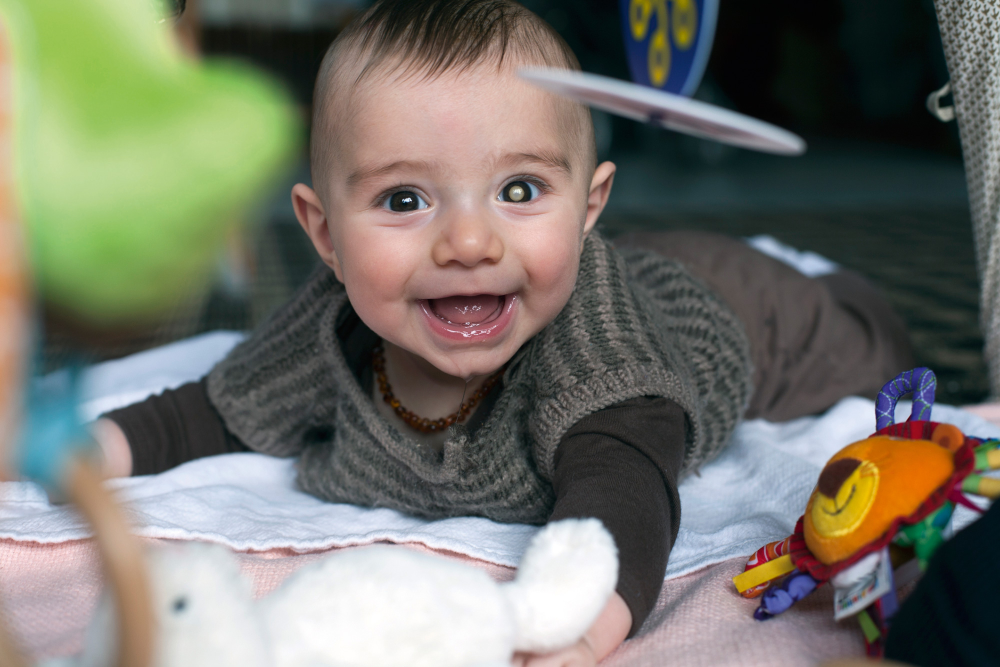
#> input picture img/3.jpg, 2000 x 1334 px, found by its file name (shown at 1/2 size)
$ python RetinaBlastomDetection.py
#> lines starting #> are read from the running program, lines starting #| are printed output that depends on the picture; after the words box and inside, x2 and y2 are one past the last pixel; in counts of white or black regions, pixels touching at a corner belong together

import numpy as np
import cv2
from math import hypot
import math
import imutils

img = cv2.imread('C:/Users/Humeyra/Desktop/imgs/3.jpg')
#> img is the input picture: shape (1334, 2000, 3); mean B, G, R 105.3, 115.7, 115.5
#face detection
try:
    face_cascade = cv2.CascadeClassifier(cv2.data.haarcascades + 'haarcascade_frontalface_default.xml')

    gray = cv2.cvtColor(img, cv2.COLOR_BGR2GRAY)
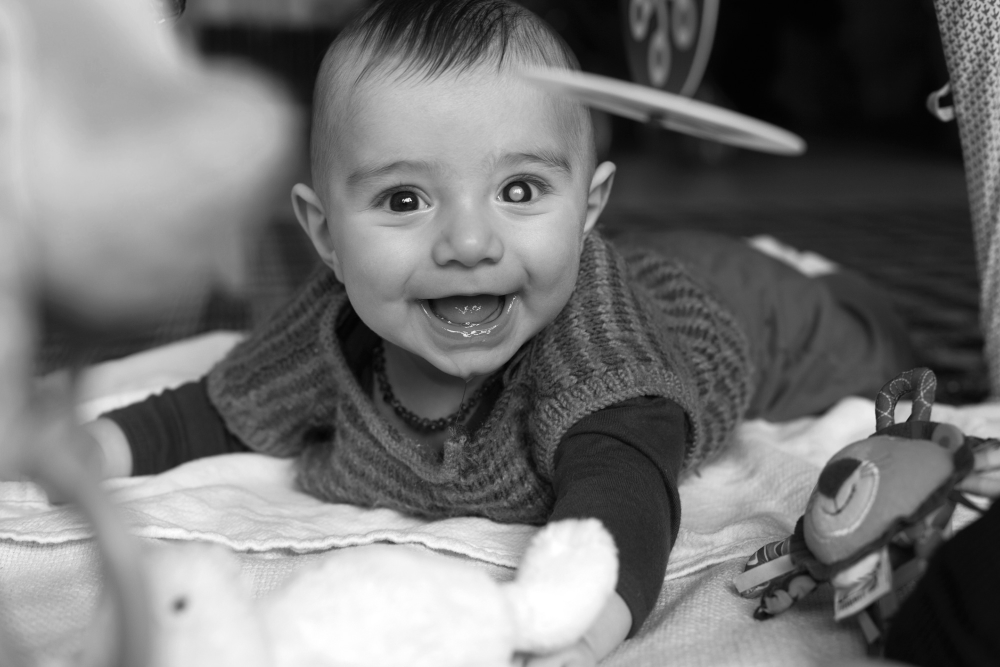
#> gray: shape (1334, 2000) (shown at 1/2 size); min 2, max 255, mean 114.4
    faces = face_cascade.detectMultiScale(gray, 1.3, 5)
#> faces = [[608, 119, 651, 651]]
    for (x,y,w,h) in faces:
        roi_gray = gray[y:y+h, x:x+w]
        roi_color = img[y:y+h, x:x+w]
#> this loop made 1 pass


    rect = cv2.rectangle(img,(x,y),(x+w,y+h),(255,0,0),2)
    imgcr = cv2.resize(img[y:y+h, x:x+w],(150,150),interpolation = cv2.INTER_AREA)

except NameError:
    print("Can not detect the face try another photo")
    exit()


cv2.imshow("croped", imgcr)
cv2.imwrite("C:/Users/Humeyra/Desktop/croped.jpg",imgcr)
#rgb maske

rgb_maske = imgcr.copy()
b, g, r = imgcr[:,:,0], imgcr[:,:,1], imgcr[:,:,2]
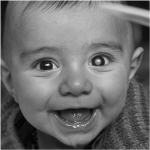
#> b: shape (150, 150); min 3, max 232, mean 111.2
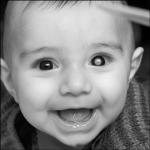
#> r: shape (150, 150); min 0, max 240, mean 138.6
_,treshb = cv2.threshold(b,127,255,cv2.THRESH_BINARY_INV)
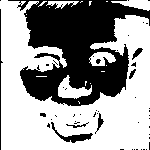
#> treshb: shape (150, 150); 60.9% white; 50 black regions (42 under 20 px), largest, box (x1, y1, x2, y2) and area: (8, 0, 150, 106) 8115, (51, 122, 93, 143) 216, (0, 9, 3, 150) 144
cv2.imshow('maske',treshb)
cv2.waitKey(0)

_,treshg = cv2.threshold(g,130,255,cv2.THRESH_BINARY_INV)
#> treshg: shape (150, 150); 58.1% white; 29 black regions (20 under 20 px), largest, box (x1, y1, x2, y2) and area: (17, 1, 150, 107) 8605, (45, 113, 105, 144) 427, (16, 1, 29, 15) 91
cv2.imshow('maske',treshg)
cv2.waitKey(0)

_,treshr = cv2.threshold(r,130,255,cv2.THRESH_BINARY_INV)
#> treshr: shape (150, 150); 38.3% white; 19 white regions (12 under 20 px), largest, box (x1, y1, x2, y2) and area: (0, 0, 150, 150) 7469, (47, 103, 104, 123) 499, (31, 57, 58, 71) 238
cv2.imshow('maske',treshr)
cv2.waitKey(0)

rg = cv2.bitwise_and(treshg,treshg,mask=treshr)
#> rg: shape (150, 150); 38.1% white; 19 white regions (12 under 20 px), largest, box (x1, y1, x2, y2) and area: (0, 0, 150, 150) 7455, (47, 103, 104, 123) 499, (31, 57, 58, 71) 235
rgb = cv2.bitwise_and(rg,rg,mask=treshb)
#> rgb: shape (150, 150); 36.7% white; 27 white regions (18 under 20 px), largest, box (x1, y1, x2, y2) and area: (0, 0, 150, 150) 6826, (47, 103, 104, 123) 499, (31, 57, 58, 71) 229

kernel = cv2.getStructuringElement(cv2.MORPH_ELLIPSE,(2,2)) #se

dilated_rgb = cv2.dilate(rgb,kernel)
#> dilated_rgb: shape (150, 150); 39.9% white; 17 white regions (7 under 20 px), largest, box (x1, y1, x2, y2) and area: (0, 0, 150, 150) 7292, (47, 98, 106, 124) 618, (31, 57, 59, 72) 284
cv2.imshow('dilated rgb',dilated_rgb)
cv2.waitKey(0)
cv2.imwrite("C:/Users/Humeyra/Desktop/dilatedRGB.jpg",dilated_rgb)


median_drgb = cv2.medianBlur(dilated_rgb,5)
#> median_drgb: shape (150, 150); 39.4% white; 13 white regions (6 under 20 px), largest, box (x1, y1, x2, y2) and area: (0, 0, 150, 150) 7292, (47, 100, 106, 124) 607, (31, 57, 58, 72) 279
cv2.imshow('median rgb',median_drgb)
cv2.waitKey(0)

# [13 lines of commented-out code are left out]


kernel2 = cv2.getStructuringElement(cv2.MORPH_ELLIPSE,(4,4)) #se
dilated2 = cv2.dilate(median_drgb,kernel2)
#> dilated2: shape (150, 150); 47.3% white; 12 white regions, largest, box (x1, y1, x2, y2) and area: (0, 0, 150, 150) 8218, (46, 99, 108, 126) 861, (30, 56, 60, 74) 398

median_filled2 = cv2.medianBlur(dilated2,3)
#> median_filled2: shape (150, 150); 47.3% white; 12 white regions, largest, box (x1, y1, x2, y2) and area: (0, 0, 150, 150) 8227, (46, 99, 108, 126) 863, (30, 56, 60, 74) 397
cv2.imshow('median filled dilated 2 ',dilated2)
cv2.waitKey(0)

cv2.imshow('median filled2 ',median_filled2)
cv2.waitKey(0)
cv2.imwrite("C:/Users/Humeyra/Desktop/medianfilled2.jpg",median_filled2)


opening = cv2.morphologyEx(median_filled2, cv2.MORPH_OPEN, kernel2)
#> opening: shape (150, 150); 47% white; 12 white regions, largest, box (x1, y1, x2, y2) and area: (0, 0, 150, 150) 8189, (47, 100, 109, 126) 844, (31, 57, 61, 74) 393
_,thopen = cv2.threshold(b,166,255,cv2.THRESH_BINARY)
#> thopen: shape (150, 150); 14.1% white; 45 white regions (39 under 20 px), largest, box (x1, y1, x2, y2) and area: (38, 3, 150, 46) 2055, (85, 62, 123, 89) 508, (31, 64, 61, 94) 295, (71, 55, 80, 72) 107, (14, 0, 45, 1) 31, (91, 0, 120, 1) 29

### bwareopen deneme
nb_components, output, stats, centroids = cv2.connectedComponentsWithStats(median_filled2, connectivity=8)
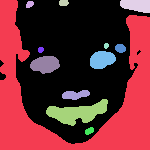
#> output: shape (150, 150) int32; 13 distinct labels, from 0 to 12; one colour per label, 0 black
#> nb_components = 13; stats = 13 rows, first 6: [0, 0, 150, 144, 11858], [0, 0, 150, 150, 8227], [26, 1, 8, 7, 44], [59, 0, 10, 6, 53], [120, 0, 30, 13, 318], [104, 43, 5, 6, 24]; centroids = 13 rows, first 8: [72.8, 59.74], [74.37, 96.11], [29.32, 3.89], [63.26, 2.45], [136.1, 5.01], [105.9, 45.33], [120, 47.9], [40.37, 49.37]
sizes = stats[1:, -1]; nb_components = nb_components - 1
#> after `sizes = stats[1:, -1]`: sizes = [8227, 44, 53, 318, 24, 79, 30, 361, 397, 194, 863, 52]
#> after `nb_components = nb_components - 1`: nb_components = 12

min_size = 200

bwop1 = np.zeros((output.shape))

for i in range(0, nb_components):
    if sizes[i] >= min_size:
        bwop1[output == i + 1] = 255
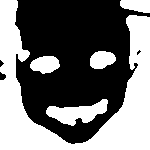
#> bwop1: shape (150, 150) float64; 45.2% white; 5 white regions, box (x1, y1, x2, y2) and area: (0, 0, 150, 150) 8227, (46, 99, 108, 126) 863, (30, 56, 60, 74) 397, (90, 51, 116, 69) 361, (120, 0, 150, 13) 318
bwop1 = np.uint8(bwop1)


cv2.imshow('bwopen deneme',bwop1)
cv2.waitKey(0)
cv2.imwrite("C:/Users/Humeyra/Desktop/bwop1.jpg",bwop1)


maskedFinal = cv2.bitwise_and(imgcr,imgcr,mask=bwop1)
cv2.imshow('rgb masked',maskedFinal)
cv2.waitKey(0)
cv2.imwrite("C:/Users/Humeyra/Desktop/rgbmaskedfinal.jpg",maskedFinal)


ycbcr = cv2.cvtColor(maskedFinal,cv2.COLOR_BGR2YCrCb)
#> ycbcr: shape (150, 150, 3); mean of channels 0, 1, 2 34.1, 129.8, 127.5
finalY = ycbcr[:,:,0]

grayl = cv2.cvtColor(maskedFinal,cv2.COLOR_BGR2GRAY)
hsvF = cv2.cvtColor(maskedFinal,cv2.COLOR_BGR2HSV)
#> hsvF: shape (150, 150, 3); mean H, S, V 25.5, 29.9, 40
finalH = hsvF[:,:,0]
finalS = hsvF[:,:,1]
finalG = maskedFinal[:,:,1]

_,hF = cv2.threshold(finalH,102,255,cv2.THRESH_BINARY_INV)
#> hF: shape (150, 150); 92.9% white; 50 black regions (42 under 20 px), largest, box (x1, y1, x2, y2) and area: (0, 15, 150, 150) 583, (52, 107, 99, 126) 579, (0, 0, 17, 60) 76
_,sF = cv2.threshold(finalH,8,255,cv2.THRESH_BINARY)
#> sF: shape (150, 150); 35.5% white; 21 white regions (15 under 20 px), largest, box (x1, y1, x2, y2) and area: (0, 15, 150, 150) 5605, (0, 0, 25, 74) 1112, (52, 107, 99, 126) 579, (120, 0, 150, 13) 311, (35, 59, 58, 73) 178, (90, 54, 110, 66) 166
_,sF2 = cv2.threshold(finalH,114,255,cv2.THRESH_BINARY_INV)
#> sF2: shape (150, 150); 94.3% white; 56 black regions (51 under 20 px), largest, box (x1, y1, x2, y2) and area: (52, 107, 99, 126) 579, (0, 72, 150, 150) 297, (126, 15, 150, 42) 165, (0, 0, 17, 60) 76, (121, 0, 150, 11) 39
finalS = cv2.bitwise_and(sF,sF,mask = sF2)
#> finalS: shape (150, 150); 29.7% white; 20 white regions (13 under 20 px), largest, box (x1, y1, x2, y2) and area: (76, 20, 150, 149) 3379, (1, 80, 56, 149) 1623, (1, 1, 25, 74) 1036
_,yF = cv2.threshold(finalY,102,255,cv2.THRESH_BINARY)
#> yF: shape (150, 150); 11.9% white; 38 white regions (27 under 20 px), largest, box (x1, y1, x2, y2) and area: (2, 1, 150, 146) 1545, (46, 99, 108, 126) 281, (30, 56, 60, 74) 177
_,grayF = cv2.threshold(grayl,127,255,cv2.THRESH_BINARY)
#> grayF: shape (150, 150); 3.1% white in thin lines or dots
_,greenF = cv2.threshold(finalG,140,255,cv2.THRESH_BINARY)
#> greenF: shape (150, 150); 1.3% white in thin lines or dots, all inside (x1, y1, x2, y2) = (33, 4, 149, 122)

hs = cv2.bitwise_and(finalS,finalS,mask = hF)
#> hs: shape (150, 150); 28.3% white; 23 white regions (16 under 20 px), largest, box (x1, y1, x2, y2) and area: (76, 20, 149, 149) 3324, (1, 80, 56, 149) 1473, (1, 1, 25, 74) 1036
hsy = cv2.bitwise_and(hs,hs,mask = yF)
#> hsy: shape (150, 150); 3.7% white in thin lines or dots
hsygray = cv2.bitwise_and(hsy,hsy,mask= grayF)
#> hsygray: shape (150, 150); 0.65% white in thin lines or dots, all inside (x1, y1, x2, y2) = (14, 4, 149, 130)
ortakmask = cv2.bitwise_and(hsygray,hsygray,mask=greenF)
#> ortakmask: shape (150, 150); 0.32% white in thin lines or dots, all inside (x1, y1, x2, y2) = (96, 7, 149, 79)

cv2.imshow('ortak maske',ortakmask)
cv2.waitKey(0)
cv2.imwrite("C:/Users/Humeyra/Desktop/ortakmaske.jpg",ortakmask)


median_ortak = cv2.medianBlur(ortakmask,5)
#> median_ortak: shape (150, 150); 0.05% white in thin lines or dots, all inside (x1, y1, x2, y2) = (96, 59, 100, 64)

cv2.imshow('ortak maske median',median_ortak)
cv2.waitKey(0)


dilated_ortak = cv2.dilate(median_ortak,kernel2)
#> dilated_ortak: shape (150, 150); 0.19% white; 1 white region
cv2.imshow('final dilated',dilated_ortak)
cv2.waitKey(0)
cv2.imwrite("C:/Users/Humeyra/Desktop/morphOrtak.jpg",dilated_ortak)


##final
final = cv2.bitwise_and(imgcr,imgcr, mask = dilated_ortak)
cv2.imshow('final ',final)
cv2.waitKey(0)
cv2.imwrite("C:/Users/Humeyra/Desktop/GozSon.jpg",final)


#### yüz segmentasyonu ###
ycbcr2 = cv2.cvtColor(imgcr,cv2.COLOR_BGR2YCrCb)
#> ycbcr2: shape (150, 150, 3); mean of channels 0, 1, 2 121.7, 140.1, 122.1
yc = ycbcr2[:,:,0]
cr = ycbcr2[:,:,1]
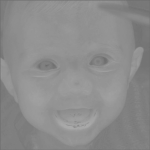
#> cr: shape (150, 150); min 108, max 169, mean 140.1
cb = ycbcr2[:,:,2]

_, maskY = cv2.threshold(yc,80,255,cv2.THRESH_BINARY)
_, maskCr1 = cv2.threshold(cr,135,255,cv2.THRESH_BINARY)
_, maskCr2 = cv2.threshold(cr,180,255,cv2.THRESH_BINARY_INV)
_, maskCb1 = cv2.threshold(cb,135,255,cv2.THRESH_BINARY_INV)
_, maskCb2 = cv2.threshold(cb,85,255,cv2.THRESH_BINARY)

mcr = cv2.bitwise_and(maskCr1,maskCr1,mask=maskCr2)
mcb = cv2.bitwise_and(maskCb1,maskCb1,mask=maskCb2)
mcry = cv2.bitwise_and(mcr,mcr,mask=maskY)
fM = cv2.bitwise_and(mcry,mcry,mask=mcb)
cv2.imshow("mask ycrcb",fM)
cv2.waitKey(0)
cv2.imwrite("C:/Users/Humeyra/Desktop/maskycrcb.jpg",fM)


medianY = cv2.medianBlur(fM,5)
cv2.imshow("medianfm",medianY)
cv2.waitKey(0)

nb_components, output, stats, centroids = cv2.connectedComponentsWithStats(medianY, connectivity=8)
#> nb_components = 3; stats = [[0, 0, 150, 150, 7735], [1, 1, 142, 145, 14682], [128, 14, 21, 9, 83]]; centroids = [[85.18, 93.06], [68.51, 65.04], [137.9, 17.53]]
sizes = stats[1:, -1]; nb_components = nb_components - 1
#> after `sizes = stats[1:, -1]`: sizes = [14682, 83]
#> after `nb_components = nb_components - 1`: nb_components = 2

min_size = 500

bwop2 = np.zeros((output.shape))

for i in range(0, nb_components):
    if sizes[i] >= min_size:
        bwop2[output == i + 1] = 255
bwop2 = np.uint8(bwop2)

cv2.imshow("bwop2",bwop2)
cv2.waitKey(0)


#imfill deneme
im_floodfill = bwop2.copy()
h, w = bwop2.shape[:2]
#> h = 150; w = 150
maskfill = np.zeros((h+2, w+2), np.uint8)
cv2.floodFill(im_floodfill, maskfill, (0,0), 255)
im_floodfill_inv = cv2.bitwise_not(im_floodfill)
m_out = bwop2 | im_floodfill_inv
cv2.imshow("filled ", m_out)
cv2.waitKey(0)
cv2.imwrite("C:/Users/Humeyra/Desktop/filledface.jpg",m_out)


kernel3 = cv2.getStructuringElement(cv2.MORPH_ELLIPSE,(13,13)) #se
erode_son = cv2.erode(m_out,kernel3)

cv2.imshow("erode son", erode_son)
cv2.waitKey(0)
cv2.imwrite("C:/Users/Humeyra/Desktop/erodedface.jpg",erode_son)


son = cv2.bitwise_and(dilated_ortak,dilated_ortak, mask = erode_son)
cv2.imshow('finalllll ',son)
cv2.waitKey(0)
#cv2.imwrite("C:/Users/Humeyra/Desktop/yuzsegmen.jpg",son)


nb_components, output, stats, centroids = cv2.connectedComponentsWithStats(son, connectivity=8)
#> stats = [[0, 0, 150, 150, 22458], [95, 58, 7, 8, 42]]; centroids = [[74.46, 74.53], [98.24, 61.1]]
sizes = stats[1:, -1]; nb_components = nb_components - 1
#> after `sizes = stats[1:, -1]`: sizes = [42]
#> after `nb_components = nb_components - 1`: nb_components = 1

min_size = 10

bwop2 = np.zeros((output.shape))

for i in range(0, nb_components):
    if sizes[i] >= min_size:
        bwop2[output == i + 1] = 255
son = np.uint8(bwop2)

cv2.imshow("son2",son)
cv2.waitKey(0)
cv2.imwrite("C:/Users/Humeyra/Desktop/enSon.jpg",son)


nb_components, output, stats, centroids = cv2.connectedComponentsWithStats(son, connectivity=8)
#> nb_components = 2
sizes = stats[1:, -1];
nb_components1 = nb_components - 1
#> nb_components1 = 1
image = cv2.cvtColor(imgcr, cv2.COLOR_RGB2BGR)
if(nb_components1<=2 and nb_components1>0):
    print("retinablastom might be detected")
    contours, _ = cv2.findContours(son, cv2.RETR_TREE, cv2.CHAIN_APPROX_SIMPLE)
#> contours = 1 contour; box (x1, y1, x2, y2) and area: (95, 58, 102, 66) 32
    cv2.drawContours(image, contours, -1, (0,255,0), 1)
    res = cv2.resize(image,(300,300),interpolation=cv2.INTER_AREA)
    bgr = cv2.cvtColor(res, cv2.COLOR_BGR2RGB)
    cv2.imshow("", bgr)
    cv2.waitKey(0)
    cv2.imwrite("C:/Users/Humeyra/Desktop/bgr.jpg",bgr)

else:
    print("your eyes are healthy")

$ run again, with img/24.jpg copied over img/3.jpg
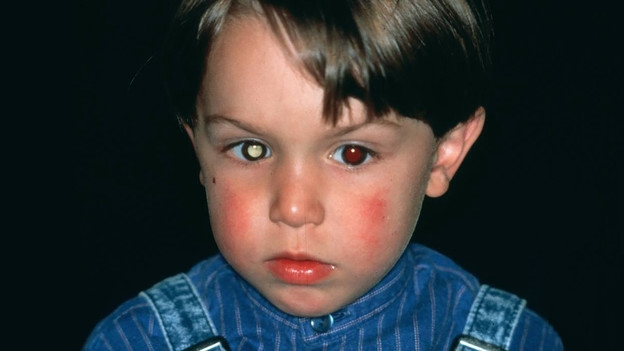
#> input picture img/24.jpg, 624 x 351 px, found by its file name
#> img is the input picture: shape (351, 624, 3); mean B, G, R 53.2, 52.2, 50.8
#> faces = [[168, 55, 257, 257]]
#> the loop `for (x,y,w,h) in faces:` made 1 pass
#> treshb: shape (150, 150); 76.7% white; 38 black regions (27 under 20 px), largest, box (x1, y1, x2, y2) and area: (0, 0, 150, 150) 2962, (68, 61, 138, 119) 1501, (46, 82, 63, 111) 283
#> treshg: shape (150, 150); 69.2% white; 33 black regions (25 under 20 px), largest, box (x1, y1, x2, y2) and area: (34, 1, 142, 125) 6239, (99, 25, 115, 42) 150, (105, 41, 131, 49) 147
#> treshr: shape (150, 150); 45.7% white; 10 white regions (6 under 20 px), largest, box (x1, y1, x2, y2) and area: (0, 0, 150, 150) 9985, (97, 52, 124, 65) 215, (97, 42, 111, 48) 38, (57, 117, 73, 120) 26
#> rg: shape (150, 150); 45.5% white; 10 white regions (6 under 20 px), largest, box (x1, y1, x2, y2) and area: (0, 0, 150, 150) 9929, (97, 52, 124, 65) 211, (97, 42, 111, 48) 38, (57, 117, 73, 120) 26
#> dilated_rgb: shape (150, 150); 45.1% white; 11 white regions (5 under 20 px), largest, box (x1, y1, x2, y2) and area: (1, 1, 74, 150) 5739, (79, 1, 150, 44) 2328, (95, 63, 150, 150) 1668, (97, 50, 125, 66) 257, (97, 42, 112, 49) 53, (57, 117, 74, 121) 45
#> median_drgb: shape (150, 150); 45.5% white; 6 white regions, box (x1, y1, x2, y2) and area: (1, 1, 73, 150) 5825, (79, 1, 150, 44) 2347, (95, 63, 150, 150) 1735, (97, 51, 125, 66) 254, (98, 42, 110, 50) 49, (59, 117, 68, 121) 28
#> dilated2: shape (150, 150); 52.1% white; 8 black regions (5 under 20 px), largest, box (x1, y1, x2, y2) and area: (29, 0, 150, 150) 10713, (12, 146, 23, 150) 23, (32, 43, 41, 47) 21
#> median_filled2: shape (150, 150); 52.1% white; 7 black regions (5 under 20 px), largest, box (x1, y1, x2, y2) and area: (29, 0, 150, 150) 10710, (12, 147, 23, 150) 21
#> opening: shape (150, 150); 52.2% white; 7 black regions (6 under 20 px), largest, box (x1, y1, x2, y2) and area: (30, 0, 150, 150) 10694
#> thopen: shape (150, 150); 4.8% white; 18 white regions (15 under 20 px), largest, box (x1, y1, x2, y2) and area: (0, 0, 150, 150) 939, (149, 39, 150, 85) 46, (97, 56, 102, 62) 20
#> `nb_components, output, stats, centroids = cv2.connectedComponentsWithS..`:
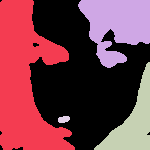
#> output: shape (150, 150) int32; 5 distinct labels, from 0 to 4; one colour per label, 0 black
#> `nb_components, output, stats, centroids = cv2.connectedComponentsWithS..`: nb_components = 5; stats = [[0, 0, 150, 150, 10775], [0, 0, 75, 150, 6641], [78, 0, 72, 68, 3108], [94, 62, 56, 88, 1908], [58, 116, 12, 7, 68]]; centroids = [[82.84, 76.01], [24.61, 80.94], [116.6, 24.88], [132.9, 122.8], [63.35, 119]]
#> `sizes = stats[1:, -1]`: sizes = [6641, 3108, 1908, 68]
#> `nb_components = nb_components - 1`: nb_components = 4
#> ycbcr: shape (150, 150, 3); mean of channels 0, 1, 2 31.1, 126.7, 131
#> hsvF: shape (150, 150, 3); mean H, S, V 31, 73.1, 44.7
#> hF: shape (150, 150); 89.1% white; 19 black regions (14 under 20 px), largest, box (x1, y1, x2, y2) and area: (94, 62, 150, 150) 956, (12, 115, 75, 150) 918, (0, 0, 34, 132) 323, (80, 0, 150, 43) 180, (0, 134, 2, 146) 22
#> sF: shape (150, 150); 48.1% white; 8 white regions (5 under 20 px), largest, box (x1, y1, x2, y2) and area: (0, 0, 75, 150) 6123, (78, 0, 150, 63) 2843, (94, 62, 150, 150) 1856
#> sF2: shape (150, 150); 97.2% white; 20 black regions (15 under 20 px), largest, box (x1, y1, x2, y2) and area: (0, 0, 34, 131) 224, (80, 0, 150, 43) 173, (149, 62, 150, 132) 70, (94, 135, 150, 150) 70, (23, 148, 75, 150) 53
#> yF: shape (150, 150); 9.6% white; 25 white regions (17 under 20 px), largest, box (x1, y1, x2, y2) and area: (21, 1, 75, 149) 882, (78, 1, 149, 68) 603, (94, 62, 149, 149) 289
#> grayF: shape (150, 150); 2.3% white in thin lines or dots, all inside (x1, y1, x2, y2) = (2, 4, 133, 149)
#> greenF: shape (150, 150); 0.97% white in thin lines or dots, all inside (x1, y1, x2, y2) = (2, 7, 124, 149)
#> hs: shape (150, 150); 37.3% white; 28 white regions (24 under 20 px), largest, box (x1, y1, x2, y2) and area: (2, 2, 69, 149) 4475, (78, 2, 149, 63) 2647, (94, 62, 149, 149) 874, (33, 122, 70, 149) 305
#> hsy: shape (150, 150); 7.5% white; 42 white regions (26 under 20 px), largest, box (x1, y1, x2, y2) and area: (89, 25, 149, 61) 389, (28, 2, 69, 62) 299, (46, 124, 70, 144) 151
#> median_ortak: shape (150, 150); 0.2% white; 2 white regions (1 under 20 px), largest, box (x1, y1, x2, y2) and area: (47, 53, 54, 59) 30
#> dilated_ortak: shape (150, 150); 0.52% white; 2 white regions
#> ycbcr2: shape (150, 150, 3); mean of channels 0, 1, 2 105.3, 141.9, 122
#> `cr = ycbcr2[:,:,1]`:
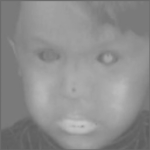
#> cr: shape (150, 150); min 92, max 199, mean 141.9
#> `nb_components, output, stats, centroids = cv2.connectedComponentsWithS..`: stats = [[0, 0, 150, 150, 9393], [18, 1, 131, 148, 13096], [95, 2, 1, 3, 3], [109, 9, 3, 3, 8]]; centroids = [[66.53, 76.71], [80.19, 72.97], [95, 3], [109.9, 10.12]]
#> `sizes = stats[1:, -1]`: sizes = [13096, 3, 8]
#> `nb_components = nb_components - 1`: nb_components = 3
#> `nb_components, output, stats, centroids = cv2.connectedComponentsWithS..`: nb_components = 2; stats = [[0, 0, 150, 150, 22429], [46, 52, 10, 9, 71]]; centroids = [[74.58, 74.56], [50.48, 55.69]]
#> `sizes = stats[1:, -1]`: sizes = [71]
#> `nb_components = nb_components - 1`: nb_components = 1
#> `nb_components, output, stats, centroids = cv2.connectedComponentsWithS..`: nb_components = 2
#> nb_components1 = 1
#> contours = 1 contour; box (x1, y1, x2, y2) and area: (46, 52, 56, 61) 58
